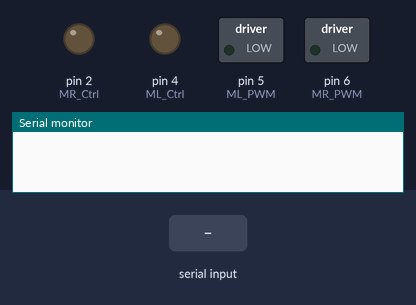
A sketch run on a simulated Arduino Uno, built with avr-gcc and run on an emulated ATmega328P. Shown: switched loads named in the sketch (green lamp = pin HIGH), output pins drawn as LEDs (lit = HIGH), the last lines printed to the serial monitor. The test bench sets the inputs (shaded band).

Above: at 1.2 s.
1.3 s: "F" received over Serial
At 2.2 s:
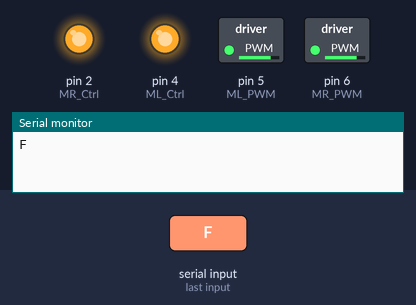
2.8 s: "B" received over Serial
At 3.3 s:
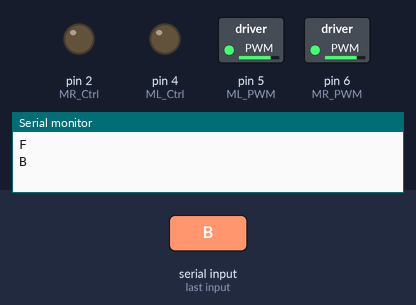
4.3 s: "L" received over Serial
At 5.5 s:
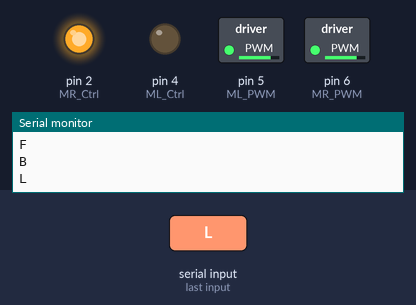
5.8 s: "R" received over Serial
At 6.8 s:
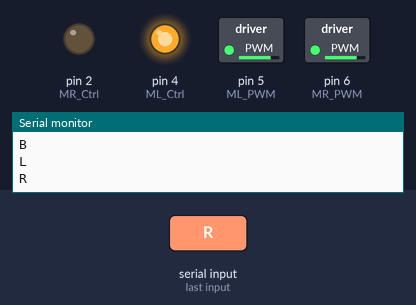
Timing chart, 0 to 8.3 s (numbered marks = the images above; inputs shaded):
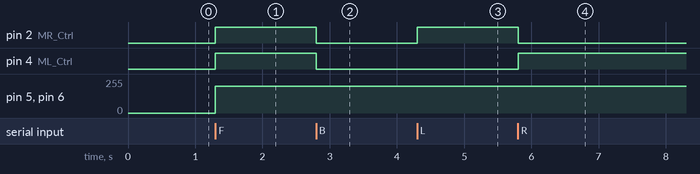

Measured:
- after the input at 1.3 s, pin 2 (MR_Ctrl), pin 4 (ML_Ctrl): LOW → HIGH at once; pin 5 (ML_PWM), pin 6 (MR_PWM): 0/255 → 200/255 at once
- after the input at 2.8 s, pin 2 (MR_Ctrl), pin 4 (ML_Ctrl): HIGH → LOW at once
- after the input at 4.3 s, pin 2 (MR_Ctrl): LOW → HIGH at once
- after the input at 5.8 s, pin 2 (MR_Ctrl): HIGH → LOW at once; pin 4 (ML_Ctrl): LOW → HIGH at once

The sketch:

main.ino
```cpp
#define ML_Ctrl 4     //define direction control pin of B motor
#define ML_PWM 5   //define PWM control pin of B motor
#define MR_Ctrl 2    //define direction control pin of A motor
#define MR_PWM 6   //define PWM control pin of A motor

char BLE_val;

void setup() {
  Serial.begin(9600);
  pinMode(ML_Ctrl, OUTPUT);//set direction control pin of B motor to OUTPUT
  pinMode(ML_PWM, OUTPUT);//set PWM control pin of B motor to OUTPUT
  pinMode(MR_Ctrl, OUTPUT);//set direction control pin of A motor to OUTPUT
  pinMode(MR_PWM, OUTPUT);//Set PWM control pin of A motor to OUTPUT
}

void loop(){

  if(Serial.available()>0)
    {
      BLE_val = Serial.read();
      Serial.println(BLE_val);
    }

    // TODO
    // Write code that handles the BLE_val and responds accordingly i.e. if the value is F go forward
    // Optional: Write something that stops forward from working if the sensor detects something in front
    switch(BLE_val)
    {
      case 'F':
        car_front();
        break;
      case 'B':
        car_back();
        break;
      case 'L':
        car_left();
        break;
      case 'R':
        car_right();
        break;
      case 'S':
        car_brake();
        break;
    }

}

// A motor corresponds to moving left, right motors
// B motor corresponds to moving right, left motors

// Code to turn the car to the right
void car_front()
{
    digitalWrite(ML_Ctrl,HIGH);//set direction control pin of B motor to HIGH
    analogWrite(ML_PWM,200);//set PWM control speed of B motor to 200
    digitalWrite(MR_Ctrl,HIGH);//set direction control pin of A motor to HIGH
    analogWrite(MR_PWM,200);//set PWM control speed of A motor to 200
}

// Code to turn the car to the left
void car_left()
{
    digitalWrite(ML_Ctrl,LOW);//set direction control pin of B motor to LOW
    analogWrite(ML_PWM,200);//set PWM control speed of B motor to 200
    digitalWrite(MR_Ctrl,HIGH);//set direction control pin of A motor to HIGH
    analogWrite(MR_PWM,200);//set PWM control speed of A motor to 200
}

//TODO
// Code to turn the car to the right
void car_right()
{
  digitalWrite(ML_Ctrl,HIGH);//set direction control pin of B motor to HIGH
  analogWrite(ML_PWM,200);//set PWM control speed of B motor to 200
  digitalWrite(MR_Ctrl,LOW);//set direction control pin of A motor to LOW
  analogWrite(MR_PWM,200);//set PWM control speed of A motor to 200

}

// Code to reverse
void car_back()
{
    digitalWrite(ML_Ctrl,LOW);//set direction control pin of B motor to LOW
    analogWrite(ML_PWM,200);//set PWM control speed of B motor to 200
    digitalWrite(MR_Ctrl,LOW);//set direction control pin of A motor to LOW
    analogWrite(MR_PWM,200);//set PWM control speed of A motor to 200
}

// Code for the car to brake
void car_brake() {
  digitalWrite(ML_Ctrl, LOW);
  analogWrite(ML_PWM,0);
  digitalWrite(MR_Ctrl, LOW);
  analogWrite(MR_PWM,0);
}
```
